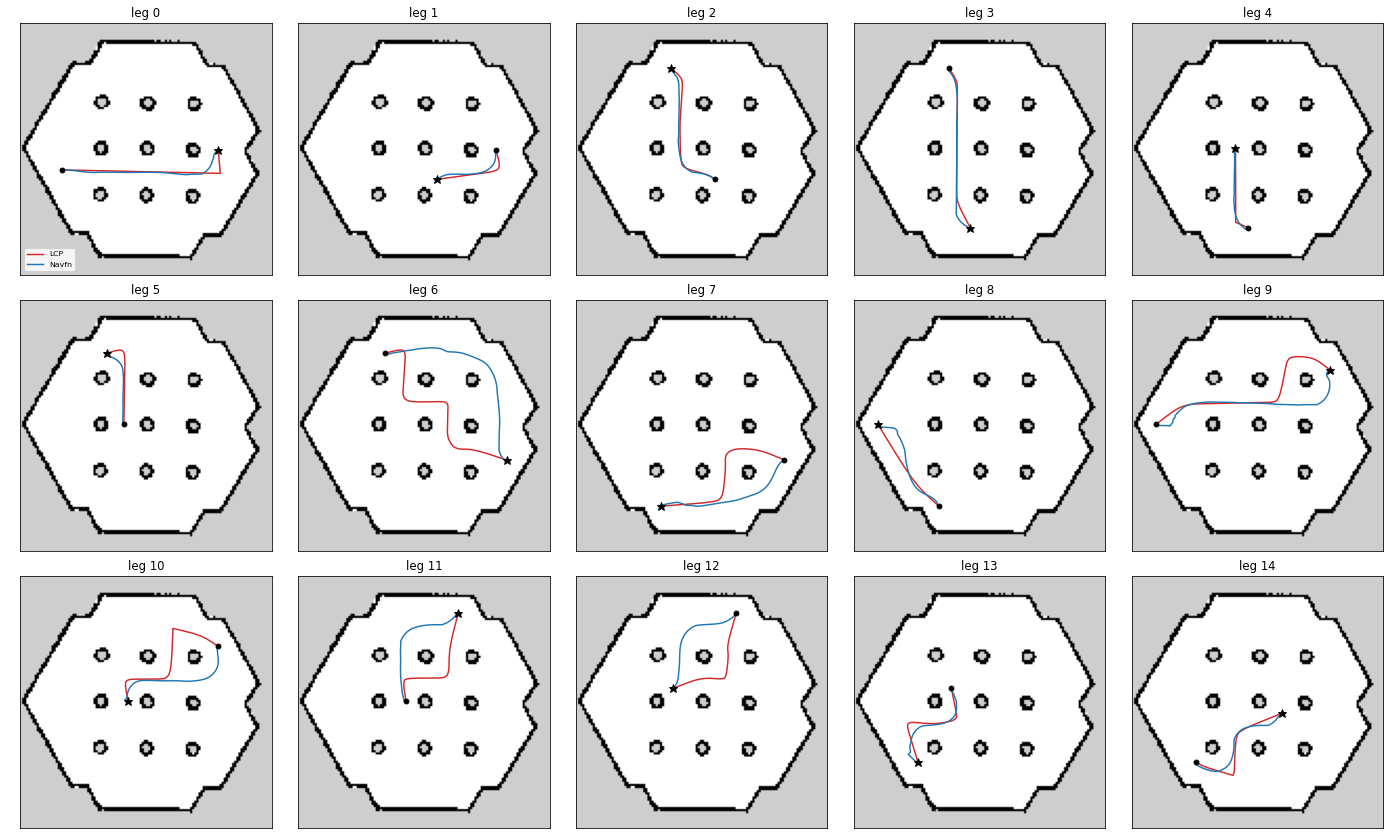

Generate this figure with Python:
#!/usr/bin/env python3
"""
Plan every leg of the driving test with each planner and compare the path shapes.

Needs a running planner_server (benchmark/config/bringup_headless.launch.py with
benchmark/config/planners.yaml and sim/maps/tb3_sandbox.yaml). Writes a CSV with
per-leg clearance and curvature figures and a PNG of all paths on the map.
Usage: leg_paths.py <driving csv with the goal sequence> <map.yaml> <out prefix> <planner>...
"""
import csv
import math
import os
import sys

from geometry_msgs.msg import PoseStamped
import matplotlib
matplotlib.use('Agg')
import matplotlib.pyplot as plt  # noqa: E402
from nav2_msgs.action import ComputePathToPose  # noqa: E402
import numpy as np  # noqa: E402
from PIL import Image  # noqa: E402
import rclpy  # noqa: E402
from rclpy.action import ActionClient  # noqa: E402
from rclpy.node import Node  # noqa: E402
from scipy import ndimage  # noqa: E402
import yaml  # noqa: E402

legs_csv, map_yaml, out, planners = sys.argv[1], sys.argv[2], sys.argv[3], sys.argv[4:]
CLOSE = 0.33   # the robot stops for "collision ahead" when it is about this near an obstacle
meta = yaml.safe_load(open(map_yaml))
img = np.array(Image.open(os.path.join(os.path.dirname(map_yaml), meta['image'])))
res, (ox, oy, _) = meta['resolution'], meta['origin']
occupied = (255 - img) / 255.0 > meta['occupied_thresh']
dist = ndimage.distance_transform_edt(~occupied) * res


def clearance(x, y):
    r = img.shape[0] - 1 - int((y - oy) / res)
    c = int((x - ox) / res)
    return float(dist[r, c]) if 0 <= r < img.shape[0] and 0 <= c < img.shape[1] else 0.0


goals = [(float(r['goal_x']), float(r['goal_y'])) for r in csv.DictReader(open(legs_csv))]
starts = [(-2.0, -0.5)] + goals[:-1]

rclpy.init()
node = Node('leg_paths')
ac = ActionClient(node, ComputePathToPose, 'compute_path_to_pose')
assert ac.wait_for_server(timeout_sec=30.0)


def pose(x, y):
    p = PoseStamped()
    p.header.frame_id = 'map'
    p.pose.position.x, p.pose.position.y, p.pose.orientation.w = x, y, 1.0
    return p


def plan(planner, s, g):
    goal = ComputePathToPose.Goal()
    goal.start, goal.goal, goal.planner_id, goal.use_start = pose(*s), pose(*g), planner, True
    f = ac.send_goal_async(goal)
    rclpy.spin_until_future_complete(node, f)
    rf = f.result().get_result_async()
    rclpy.spin_until_future_complete(node, rf)
    return [(p.pose.position.x, p.pose.position.y) for p in rf.result().result.path.poses]


def resample(pts, step=0.05):
    out_pts, carry = [pts[0]], 0.0
    for a, b in zip(pts, pts[1:]):
        d = math.dist(a, b)
        t = step - carry
        while t <= d:
            out_pts.append((a[0] + (b[0] - a[0]) * t / d, a[1] + (b[1] - a[1]) * t / d))
            t += step
        carry = d - (t - step)
    return out_pts


def shape(pts):
    """Clearance figures, and the tightest turn radius measured over a 0.3 m window."""
    q = resample(pts)
    clear = [clearance(*p) for p in q]
    tight, tight_clear, w = float('inf'), float('nan'), 3
    for i in range(w, len(q) - w):
        h1 = math.atan2(q[i][1] - q[i - w][1], q[i][0] - q[i - w][0])
        h2 = math.atan2(q[i + w][1] - q[i][1], q[i + w][0] - q[i][0])
        dh = abs(math.atan2(math.sin(h2 - h1), math.cos(h2 - h1)))
        radius = (w * 0.05) / dh if dh > 1e-6 else float('inf')
        if radius < tight:
            tight, tight_clear = radius, clear[i]
    length = sum(math.dist(a, b) for a, b in zip(pts, pts[1:]))
    close = 0.05 * sum(c < CLOSE for c in clear)   # samples are 0.05 m apart
    return length, min(clear), float(np.median(clear)), close, tight, tight_clear


rows = []
fig, axes = plt.subplots(3, 5, figsize=(20, 12))
extent = [ox, ox + img.shape[1] * res, oy, oy + img.shape[0] * res]
for leg, (s, g) in enumerate(zip(starts, goals)):
    ax = axes[leg // 5][leg % 5]
    ax.imshow(img, cmap='gray', extent=extent)
    for planner, colour in zip(planners, ['tab:red', 'tab:blue', 'tab:green']):
        pts = plan(planner, s, g)
        if len(pts) < 2:
            continue
        length, min_clear, median_clear, close, radius, radius_clear = shape(pts)
        rows.append({'leg': leg, 'planner': planner, 'length_m': round(length, 3),
                     'min_clearance_m': round(min_clear, 3),
                     'median_clearance_m': round(median_clear, 3),
                     'length_closer_than_%.2f_m' % CLOSE: round(close, 2),
                     'tightest_radius_m': round(radius, 3),
                     'clearance_at_tightest_m': round(radius_clear, 3)})
        ax.plot([p[0] for p in pts], [p[1] for p in pts], color=colour, lw=1.5, label=planner)
    ax.plot(*s, 'ko', ms=5)
    ax.plot(*g, 'k*', ms=9)
    ax.set_xlim(-3, 3)
    ax.set_ylim(-3, 3)
    ax.set_title(f'leg {leg}')
    ax.set_xticks([])
    ax.set_yticks([])
axes[0][0].legend(loc='lower left', fontsize=8)
fig.tight_layout()
fig.savefig(out + '.png', dpi=70)
with open(out + '.csv', 'w', newline='') as f:
    w = csv.DictWriter(f, fieldnames=list(rows[0]))
    w.writeheader()
    w.writerows(rows)
for r in rows:
    print(r)
key = 'length_closer_than_%.2f_m' % CLOSE
for planner in planners:
    mine = [r for r in rows if r['planner'] == planner]
    total = sum(r['length_m'] for r in mine)
    close = sum(r[key] for r in mine)
    typical = np.median([r['median_clearance_m'] for r in mine])
    radius = np.median([r['tightest_radius_m'] for r in mine])
    print(f'TOTAL {planner} length {total:.1f} m | closer than {CLOSE:.2f} m: {close:.1f} m '
          f'| median clearance {typical:.2f} m | tightest radius, median leg {radius:.2f} m')
rclpy.shutdown()
